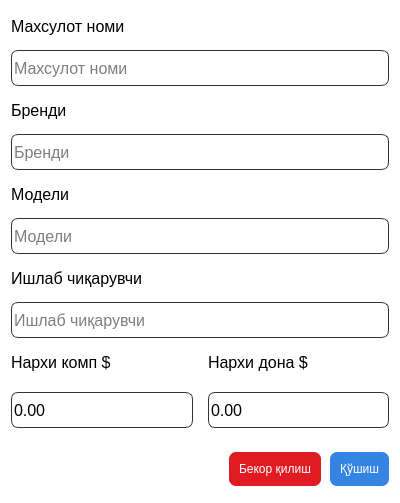
<?xml version="1.0" encoding="UTF-8"?>
<ui version="4.0">
 <class>Dialog</class>
 <widget class="QDialog" name="Dialog">
  <property name="geometry">
   <rect>
    <x>0</x>
    <y>0</y>
    <width>400</width>
    <height>503</height>
   </rect>
  </property>
  <property name="minimumSize">
   <size>
    <width>400</width>
    <height>0</height>
   </size>
  </property>
  <property name="maximumSize">
   <size>
    <width>400</width>
    <height>16777215</height>
   </size>
  </property>
  <property name="windowTitle">
   <string>Махсулот қўшиш</string>
  </property>
  <property name="windowIcon">
   <iconset resource="../resources.qrc">
    <normaloff>:/newPrefix/assets/product-white.png</normaloff>:/newPrefix/assets/product-white.png</iconset>
  </property>
  <property name="styleSheet">
   <string notr="true">#Dialog{
	background-color: rgb(255, 255, 255);
}</string>
  </property>
  <layout class="QVBoxLayout" name="verticalLayout_3">
   <property name="spacing">
    <number>9</number>
   </property>
   <item>
    <layout class="QVBoxLayout" name="verticalLayout_8">
     <item>
      <widget class="QLabel" name="label_8">
       <property name="minimumSize">
        <size>
         <width>0</width>
         <height>30</height>
        </size>
       </property>
       <property name="maximumSize">
        <size>
         <width>16777215</width>
         <height>30</height>
        </size>
       </property>
       <property name="font">
        <font>
         <pointsize>12</pointsize>
        </font>
       </property>
       <property name="text">
        <string>Махсулот номи</string>
       </property>
      </widget>
     </item>
     <item>
      <widget class="QLineEdit" name="lineEdit_8">
       <property name="minimumSize">
        <size>
         <width>0</width>
         <height>36</height>
        </size>
       </property>
       <property name="maximumSize">
        <size>
         <width>16777215</width>
         <height>36</height>
        </size>
       </property>
       <property name="font">
        <font>
         <pointsize>12</pointsize>
        </font>
       </property>
       <property name="styleSheet">
        <string notr="true">QLineEdit{
	background-color: rgb(255, 255, 255);
	border-radius:7px;
	border:1px solid #333;
}

QLineEdit:focus{
	background-color: rgb(255, 255, 255);
	border-radius:7px;
	border:1px solid rgb(53, 132, 228);
}</string>
       </property>
       <property name="placeholderText">
        <string>Махсулот номи</string>
       </property>
      </widget>
     </item>
    </layout>
   </item>
   <item>
    <layout class="QVBoxLayout" name="verticalLayout_7">
     <item>
      <widget class="QLabel" name="label_7">
       <property name="minimumSize">
        <size>
         <width>0</width>
         <height>30</height>
        </size>
       </property>
       <property name="maximumSize">
        <size>
         <width>16777215</width>
         <height>30</height>
        </size>
       </property>
       <property name="font">
        <font>
         <pointsize>12</pointsize>
        </font>
       </property>
       <property name="text">
        <string>Бренди</string>
       </property>
      </widget>
     </item>
     <item>
      <widget class="QLineEdit" name="lineEdit_7">
       <property name="minimumSize">
        <size>
         <width>0</width>
         <height>36</height>
        </size>
       </property>
       <property name="maximumSize">
        <size>
         <width>16777215</width>
         <height>36</height>
        </size>
       </property>
       <property name="font">
        <font>
         <pointsize>12</pointsize>
        </font>
       </property>
       <property name="styleSheet">
        <string notr="true">QLineEdit{
	background-color: rgb(255, 255, 255);
	border-radius:7px;
	border:1px solid #333;
}

QLineEdit:focus{
	background-color: rgb(255, 255, 255);
	border-radius:7px;
	border:1px solid rgb(53, 132, 228);
}</string>
       </property>
       <property name="placeholderText">
        <string>Бренди</string>
       </property>
      </widget>
     </item>
    </layout>
   </item>
   <item>
    <layout class="QVBoxLayout" name="verticalLayout_9">
     <item>
      <widget class="QLabel" name="label_9">
       <property name="minimumSize">
        <size>
         <width>0</width>
         <height>30</height>
        </size>
       </property>
       <property name="maximumSize">
        <size>
         <width>16777215</width>
         <height>30</height>
        </size>
       </property>
       <property name="font">
        <font>
         <pointsize>12</pointsize>
        </font>
       </property>
       <property name="text">
        <string>Модели</string>
       </property>
      </widget>
     </item>
     <item>
      <widget class="QLineEdit" name="lineEdit_9">
       <property name="minimumSize">
        <size>
         <width>0</width>
         <height>36</height>
        </size>
       </property>
       <property name="maximumSize">
        <size>
         <width>16777215</width>
         <height>36</height>
        </size>
       </property>
       <property name="font">
        <font>
         <pointsize>12</pointsize>
        </font>
       </property>
       <property name="styleSheet">
        <string notr="true">QLineEdit{
	background-color: rgb(255, 255, 255);
	border-radius:7px;
	border:1px solid #333;
}

QLineEdit:focus{
	background-color: rgb(255, 255, 255);
	border-radius:7px;
	border:1px solid rgb(53, 132, 228);
}</string>
       </property>
       <property name="placeholderText">
        <string>Модели</string>
       </property>
      </widget>
     </item>
    </layout>
   </item>
   <item>
    <layout class="QVBoxLayout" name="verticalLayout_10">
     <item>
      <widget class="QLabel" name="label_12">
       <property name="minimumSize">
        <size>
         <width>0</width>
         <height>30</height>
        </size>
       </property>
       <property name="maximumSize">
        <size>
         <width>16777215</width>
         <height>30</height>
        </size>
       </property>
       <property name="font">
        <font>
         <pointsize>12</pointsize>
        </font>
       </property>
       <property name="text">
        <string>Ишлаб чиқарувчи</string>
       </property>
      </widget>
     </item>
     <item>
      <widget class="QLineEdit" name="lineEdit_10">
       <property name="minimumSize">
        <size>
         <width>0</width>
         <height>36</height>
        </size>
       </property>
       <property name="maximumSize">
        <size>
         <width>16777215</width>
         <height>36</height>
        </size>
       </property>
       <property name="font">
        <font>
         <pointsize>12</pointsize>
        </font>
       </property>
       <property name="styleSheet">
        <string notr="true">QLineEdit{
	background-color: rgb(255, 255, 255);
	border-radius:7px;
	border:1px solid #333;
}

QLineEdit:focus{
	background-color: rgb(255, 255, 255);
	border-radius:7px;
	border:1px solid rgb(53, 132, 228);
}</string>
       </property>
       <property name="placeholderText">
        <string>Ишлаб чиқарувчи</string>
       </property>
      </widget>
     </item>
    </layout>
   </item>
   <item>
    <layout class="QHBoxLayout" name="horizontalLayout">
     <property name="spacing">
      <number>15</number>
     </property>
     <item>
      <layout class="QVBoxLayout" name="verticalLayout">
       <item>
        <widget class="QLabel" name="label_10">
         <property name="minimumSize">
          <size>
           <width>0</width>
           <height>30</height>
          </size>
         </property>
         <property name="maximumSize">
          <size>
           <width>16777215</width>
           <height>30</height>
          </size>
         </property>
         <property name="font">
          <font>
           <pointsize>12</pointsize>
          </font>
         </property>
         <property name="text">
          <string>Нархи комп $</string>
         </property>
        </widget>
       </item>
       <item>
        <widget class="QDoubleSpinBox" name="doubleSpinBox">
         <property name="minimumSize">
          <size>
           <width>0</width>
           <height>36</height>
          </size>
         </property>
         <property name="maximumSize">
          <size>
           <width>16777215</width>
           <height>36</height>
          </size>
         </property>
         <property name="font">
          <font>
           <pointsize>12</pointsize>
          </font>
         </property>
         <property name="styleSheet">
          <string notr="true">QDoubleSpinBox{
	background-color: rgb(255, 255, 255);
	border-radius:7px;
	border:1px solid #333;
}

QDoubleSpinBox:focus{
	background-color: rgb(255, 255, 255);
	border-radius:7px;
	border:1px solid rgb(53, 132, 228);
}</string>
         </property>
         <property name="buttonSymbols">
          <enum>QAbstractSpinBox::NoButtons</enum>
         </property>
         <property name="showGroupSeparator" stdset="0">
          <bool>true</bool>
         </property>
         <property name="maximum">
          <double>999999999.000000000000000</double>
         </property>
         <property name="stepType">
          <enum>QAbstractSpinBox::DefaultStepType</enum>
         </property>
        </widget>
       </item>
      </layout>
     </item>
     <item>
      <layout class="QVBoxLayout" name="verticalLayout_2">
       <item>
        <widget class="QLabel" name="label_11">
         <property name="minimumSize">
          <size>
           <width>0</width>
           <height>30</height>
          </size>
         </property>
         <property name="maximumSize">
          <size>
           <width>16777215</width>
           <height>30</height>
          </size>
         </property>
         <property name="font">
          <font>
           <pointsize>12</pointsize>
          </font>
         </property>
         <property name="text">
          <string>Нархи дона $</string>
         </property>
        </widget>
       </item>
       <item>
        <widget class="QDoubleSpinBox" name="doubleSpinBox_2">
         <property name="minimumSize">
          <size>
           <width>0</width>
           <height>36</height>
          </size>
         </property>
         <property name="maximumSize">
          <size>
           <width>16777215</width>
           <height>36</height>
          </size>
         </property>
         <property name="font">
          <font>
           <pointsize>12</pointsize>
          </font>
         </property>
         <property name="styleSheet">
          <string notr="true">QDoubleSpinBox{
	background-color: rgb(255, 255, 255);
	border-radius:7px;
	border:1px solid #333;
}

QDoubleSpinBox:focus{
	background-color: rgb(255, 255, 255);
	border-radius:7px;
	border:1px solid rgb(53, 132, 228);
}</string>
         </property>
         <property name="buttonSymbols">
          <enum>QAbstractSpinBox::NoButtons</enum>
         </property>
         <property name="showGroupSeparator" stdset="0">
          <bool>true</bool>
         </property>
         <property name="maximum">
          <double>999999999.000000000000000</double>
         </property>
         <property name="stepType">
          <enum>QAbstractSpinBox::DefaultStepType</enum>
         </property>
        </widget>
       </item>
      </layout>
     </item>
    </layout>
   </item>
   <item>
    <spacer name="verticalSpacer">
     <property name="orientation">
      <enum>Qt::Vertical</enum>
     </property>
     <property name="sizeType">
      <enum>QSizePolicy::Fixed</enum>
     </property>
     <property name="sizeHint" stdset="0">
      <size>
       <width>20</width>
       <height>15</height>
      </size>
     </property>
    </spacer>
   </item>
   <item>
    <layout class="QHBoxLayout" name="horizontalLayout_3">
     <item>
      <spacer name="horizontalSpacer_3">
       <property name="orientation">
        <enum>Qt::Horizontal</enum>
       </property>
       <property name="sizeHint" stdset="0">
        <size>
         <width>40</width>
         <height>20</height>
        </size>
       </property>
      </spacer>
     </item>
     <item>
      <widget class="QPushButton" name="pushButton_6">
       <property name="styleSheet">
        <string notr="true">QPushButton{
	border:none;
	border-radius:7px;
	padding:10px;
	color:#fff;
	background-color: rgb(224, 27, 36);
}

QPushButton:hover{
	background-color: rgb(246, 97, 81);
}</string>
       </property>
       <property name="text">
        <string>Бекор қилиш</string>
       </property>
       <property name="shortcut">
        <string>Esc</string>
       </property>
      </widget>
     </item>
     <item>
      <widget class="QPushButton" name="pushButton_7">
       <property name="styleSheet">
        <string notr="true">QPushButton{
	border:none;
	border-radius:7px;
	padding:10px;
	color:#fff;
	background-color: rgb(53, 132, 228);
}

QPushButton:hover{
	
	background-color: rgb(98, 160, 234);
}</string>
       </property>
       <property name="text">
        <string>Қўшиш</string>
       </property>
       <property name="shortcut">
        <string>Return, Enter</string>
       </property>
      </widget>
     </item>
    </layout>
   </item>
  </layout>
 </widget>
 <resources>
  <include location="../resources.qrc"/>
 </resources>
 <connections/>
</ui>
